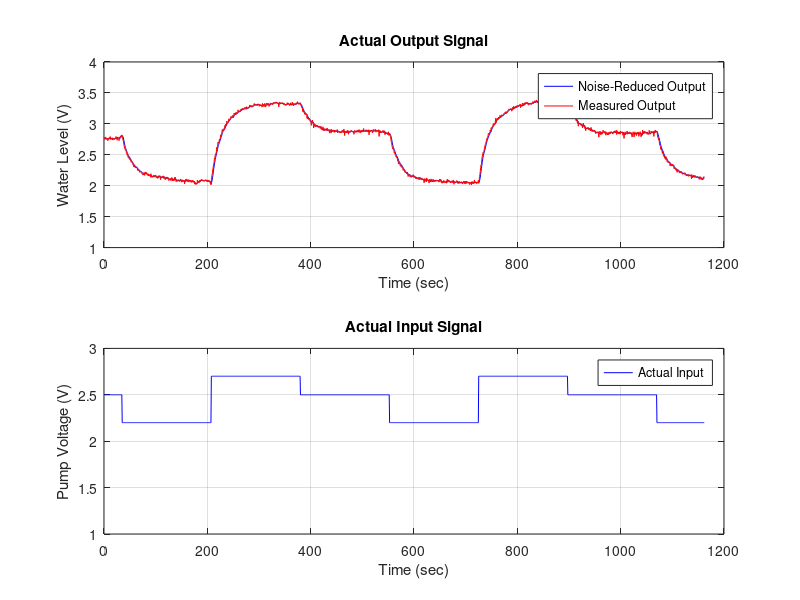
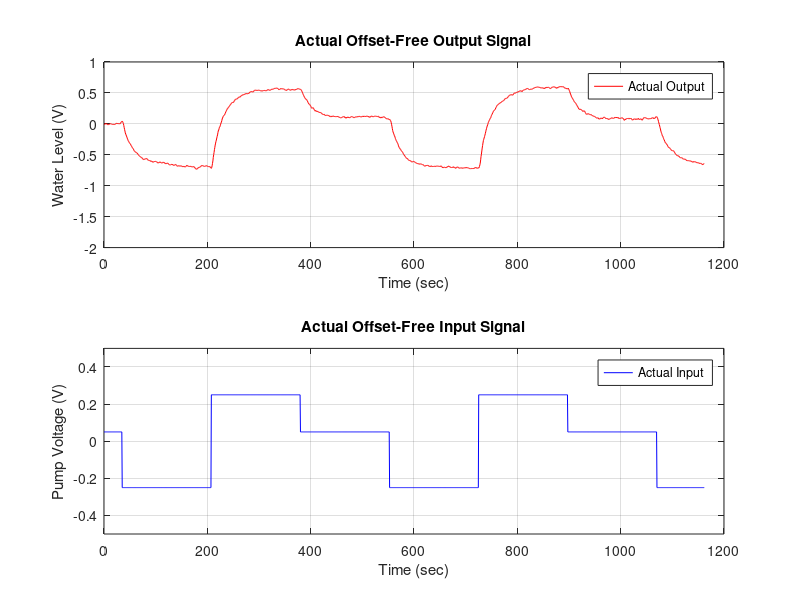
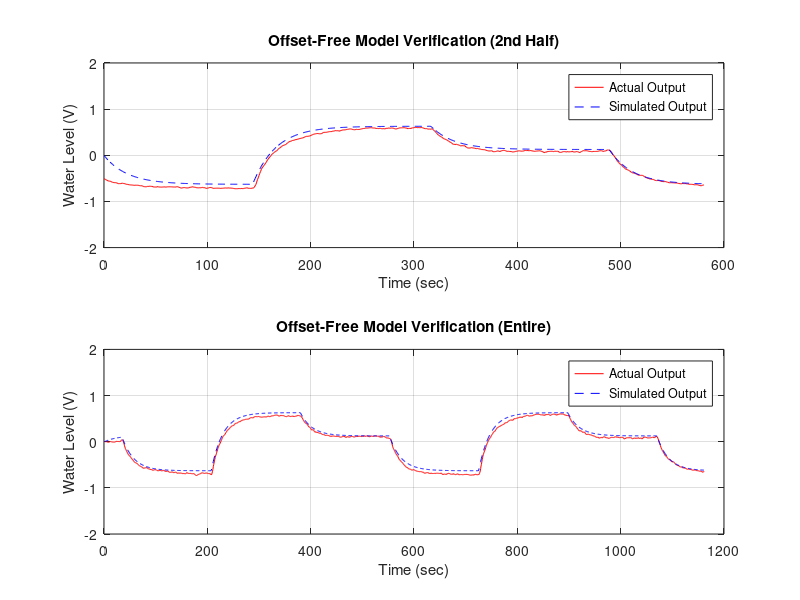

Source code (MATLAB) for these figures, in order:
%1
clear all;
clc;
% Step 1
load('SysIdenData001.mat'); 
V_min = 2.2;
V_max = 2.7;
u_offset = (V_max + V_min)/2;
t_cutoff = floor(138/0.75);
t = LogData.time(t_cutoff:end)-LogData.time(t_cutoff);
y_act = LogData.signals(1).values(t_cutoff:end,2);
y_actm = LogData.signals(1).values(t_cutoff:end,1);
u_act = LogData.signals(2).values(t_cutoff:end,1);

% Step 2
figure;
subplot(2,1,1);
plot(t, y_act, 'b', t, y_actm, 'r');
title('Actual Output Signal');
xlabel('Time (sec)');
ylabel('Water Level (V)');
xlim([0 1200]);
ylim([1 4]);
legend('Noise-Reduced Output', 'Measured Output');
grid on;

subplot(2,1,2);
plot(t, u_act, 'b');
title('Actual Input Signal');
xlabel('Time (sec)');
ylabel('Pump Voltage (V)');
legend('Actual Input');
xlim([0 1200]);
ylim([1 3]);
grid on;

% Step 3
i = 1;
while u_act(i) == u_act(1)
    i = i + 1;
end
% Output offset
u = u_act - u_offset;
% Input offset
y_offset = mean(y_act(1:i-1));
y = y_act - y_offset;

% Step 4
figure;
subplot(2,1,1);
plot(t, y, 'r');
title('Actual Offset-Free Output Signal');
xlabel('Time (sec)');
ylabel('Water Level (V)');
xlim([0 1200]);
ylim([-2 1]);
legend('Actual Output');
grid on;

subplot(2,1,2);
plot(t, u, 'b');
title('Actual Offset-Free Input Signal');
xlabel('Time (sec)');
ylabel('Pump Voltage (V)');
xlim([0 1200]);
ylim([-0.5 0.5]);
legend('Actual Input');
grid on;

% Part 2 step a
N = floor(length(y) / 2); % the first half of the offset-free input-output data
k_start = 3;
Y = y(k_start:N);
Phi = [y(k_start-1:N-1), y(k_start-2:N-2), u(k_start-1:N-1), u(k_start-2:N-2)];

% Part 2 step b
theta = inv((Phi' * Phi)) * (Phi' * Y);
a1 = -theta(1);  % a1
a2 = -theta(2);  % a2
b1 = theta(3);  % b1
b2 = theta(4);  % b2

% Part 2 step c
% transfer function
Ts = t(2)-t(1);
numerator = [b1 b2]; 
denominator = [1 a1 a2]; 
Gz = tf(numerator, denominator, Ts);% Eq1

% state space
G = [0 1; -a2 -a1];  % matrix G
H = [0; 1];  % matrix H
C = [b2 b1];  % matrix C
D = 0;  % matrix D
sys_ss = ss(G, H, C, D, Ts);

% Part3 Step a
t_half = t(N+1:end);
y_half = y(N+1:end);
t_half_shifted = t_half - t_half(1);
simulated_output = filter(numerator, denominator, u(N+1:end));

% Step b
figure;
subplot(2,1,1);
plot(t_half_shifted, y_half(),'r', t_half_shifted, simulated_output, 'b--');
title('Offset-Free Model Verification (2nd Half)');
xlabel('Time (sec)');
ylabel('Water Level (V)');
xlim([0 600]);
ylim([-2 2]);
legend('Actual Output', 'Simulated Output');
grid on;


simulated_output2 = filter(numerator, denominator, u(k_start:end));
t_simulated = t(k_start:end);

subplot(2,1,2);
plot(t_simulated, y(k_start:end), 'r', t_simulated, simulated_output2, 'b--');
title('Offset-Free Model Verification (Entire)');
xlabel('Time (sec)');
ylabel('Water Level (V)');
xlim([0 1200]);
ylim([-2 2]);
legend('Actual Output', 'Simulated Output');
grid on;



%%
%2
i=1;
while u_act(i)==u_act(i+1)
    i = i + 1;
end
y_offset=mean(y_act(1:i));
y=y_act-y_offset;
u_offset=u_act(1);
u=u_act-u_offset;
half=floor(length(y)/2);
Y=y(10:half);
Phi=[y(9:half-1) y(8:half-2) u(9:half-1) u(8:half-2)];
theta=((transpose(Phi)*Phi)^(-1)*transpose(Phi)*Y);
a1=-theta(1);
a2=-theta(2);
b1=theta(3);
b2=theta(4);
num=[b1 b2];
den=[1 a1 a2];
sys_tf=tf(num,den,Ts);
G=[0 1;-a2 -a1];
H=[0;1];
C=[b2 b1];
D=0;
sys_ss=ss(G,H,C,D,Ts);
G_obs=G';
H_obs=C';
C_obs=H';
D_obs=D';
% 1a
x0=[0;0.3];
y0=C_obs*x0;
display(y0);
% 1b
L_db=acker(G_obs,H_obs,[0 0]);
L_ndb=acker(G_obs,H_obs,[0.4 0.9]);
% 1c
sys_db_1=ss((G_obs-H_obs*L_db),H_obs,C_obs,D_obs,Ts);
sys_ndb_1=ss((G_obs-H_obs*L_ndb),H_obs,C_obs,D_obs,Ts);
t_initial=0:Ts:50;
[Y1, T1, X1]=initial(sys_db_1,x0,t_initial);
[Y2, T2, X2]=initial(sys_ndb_1,x0,t_initial);
U1_dp=-L_db*X1';
U1_ndp=-L_ndb*X2';

